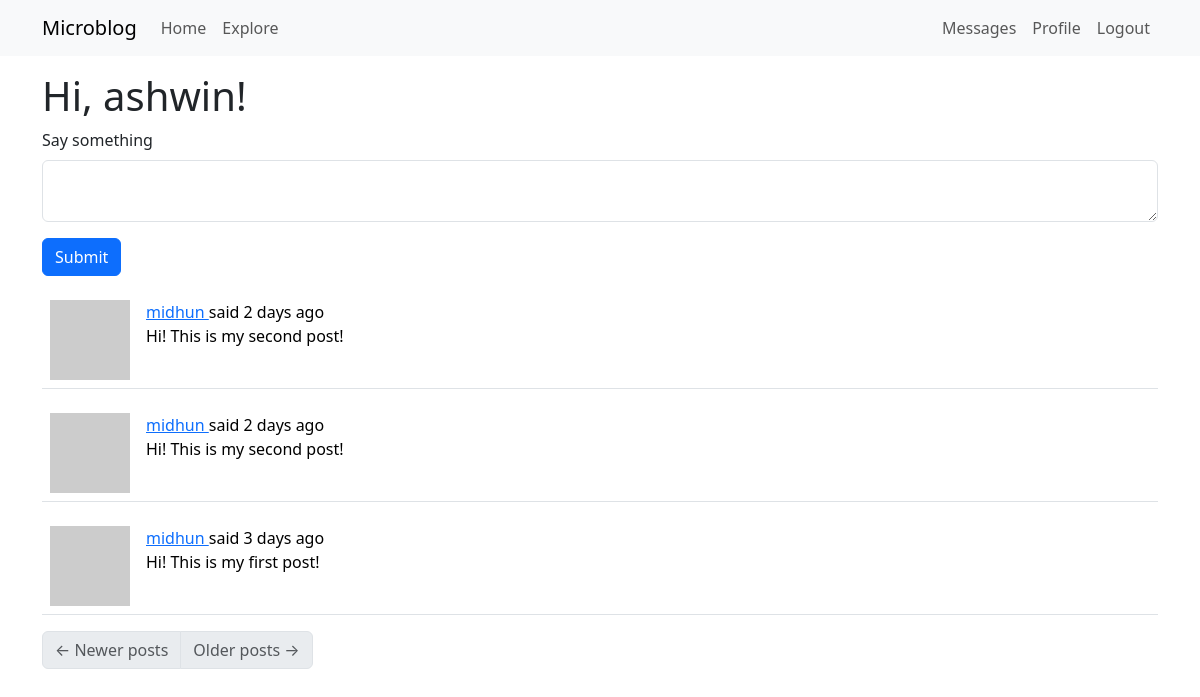
The page /index (signed in) on the database its author committed.
### app/models.py (models this page shows, shortened)
class PaginatedAPIMixin(object):
    @staticmethod
    def to_collection_dict(query, page, per_page, endpoint, **kwargs):
        resources = db.paginate(query, page=page, per_page=per_page,
                                error_out=False)
        data = {
            'items': [item.to_dict() for item in resources.items],
            '_meta': {
                'page': page,
                'per_page': per_page,
                'total_pages': resources.pages,
                'total_items': resources.total
            },
            '_links': {
                'self': url_for(endpoint, page=page, per_page=per_page,
                                **kwargs),
                'next': url_for(endpoint, page=page + 1, per_page=per_page,
                                **kwargs) if resources.has_next else None,
                'prev': url_for(endpoint, page=page - 1, per_page=per_page,
                                **kwargs) if resources.has_prev else None
            }
        }
        return data

class User(UserMixin, db.Model, PaginatedAPIMixin):
    id: so.Mapped[int] = so.mapped_column(primary_key=True)
    username: so.Mapped[str] = so.mapped_column(sa.String(64), index=True,
                                                unique=True)
    email: so.Mapped[str] = so.mapped_column(sa.String(120), index=True,
                                             unique=True)
    password_hash: so.Mapped[Optional[str]] = so.mapped_column(sa.String(256))
    about_me: so.Mapped[Optional[str]] = so.mapped_column(sa.String(140))
    last_seen: so.Mapped[Optional[datetime]] = so.mapped_column(
        default=lambda: datetime.now(timezone.utc))
    posts: so.WriteOnlyMapped['Post'] = so.relationship(
        back_populates='author')
    following: so.WriteOnlyMapped['User'] = so.relationship(
        secondary=followers, primaryjoin=(followers.c.follower_id == id),
        secondaryjoin=(followers.c.followed_id == id),
        back_populates='followers')
    followers: so.WriteOnlyMapped['User'] = so.relationship(
        secondary=followers, primaryjoin=(followers.c.followed_id == id),
        secondaryjoin=(followers.c.follower_id == id),
        back_populates='following')
    last_message_read_time: so.Mapped[Optional[datetime]]
    messages_sent: so.WriteOnlyMapped['Message'] = so.relationship(
        foreign_keys='Message.sender_id', back_populates='author')
    messages_received: so.WriteOnlyMapped['Message'] = so.relationship(
        foreign_keys='Message.recipient_id', back_populates='recipient')
    notifications: so.WriteOnlyMapped['Notification'] = so.relationship(
        back_populates='user')
    tasks: so.WriteOnlyMapped['Task'] = so.relationship(back_populates='user')
    token: so.Mapped[Optional[str]] = so.mapped_column(
        sa.String(32), index=True, unique=True)
    token_expiration: so.Mapped[Optional[datetime]]
    def avatar(self, size):
        digest = md5(self.email.lower().encode('utf-8')).hexdigest()
        return f'https://www.gravatar.com/avatar/{digest}?d=identicon&s={size}'
    def following_posts(self):
        Author = so.aliased(User)
        Follower = so.aliased(User)
        return (
            sa.select(Post)
            .join(Post.author.of_type(Author))
            .join(Author.followers.of_type(Follower), isouter=True)
            .where(sa.or_(
                Follower.id == self.id,
                Author.id == self.id,
            ))
            .group_by(Post)
            .order_by(Post.timestamp.desc())
        )
    def unread_message_count(self):
        last_read_time = self.last_message_read_time or datetime(1900, 1, 1)
        query = sa.select(Message).where(Message.recipient == self,
                                         Message.timestamp > last_read_time)
        return db.session.scalar(sa.select(sa.func.count()).select_from(
            query.subquery()))
    def get_tasks_in_progress(self):
        query = self.tasks.select().where(Task.complete == False)
        return db.session.scalars(query)

class SearchableMixin(object):
    @classmethod
    def before_commit(cls, session):
        session._changes = {
            'add': list(session.new),
            'update': list(session.dirty),
            'delete': list(session.deleted)
        }
    @classmethod
    def after_commit(cls, session):
        for obj in session._changes['add']:
            if isinstance(obj, SearchableMixin):
                add_to_index(obj.__tablename__, obj)
        for obj in session._changes['update']:
            if isinstance(obj, SearchableMixin):
                add_to_index(obj.__tablename__, obj)
        for obj in session._changes['delete']:
            if isinstance(obj, SearchableMixin):
                remove_from_index(obj.__tablename__, obj)
        session._changes = None

class Post(SearchableMixin, db.Model):
    __searchable__ = ['body']
    id: so.Mapped[int] = so.mapped_column(primary_key=True)
    body: so.Mapped[str] = so.mapped_column(sa.String(140))
    timestamp: so.Mapped[datetime] = so.mapped_column(
        index=True, default=lambda: datetime.now(timezone.utc))
    user_id: so.Mapped[int] = so.mapped_column(sa.ForeignKey(User.id),
                                               index=True)
    language: so.Mapped[Optional[str]] = so.mapped_column(sa.String(5))
    author: so.Mapped[User] = so.relationship(back_populates='posts')

### app/main/routes.py (the view, shortened to what this page needs)
@bp.route('/', methods=['GET', 'POST'])
@bp.route('/index', methods=['GET', 'POST'])
@login_required
def index():
    form = PostForm()
    page = request.args.get('page', 1, type=int)
    posts = db.paginate(current_user.following_posts(), page=page,
                        per_page=current_app.config['POSTS_PER_PAGE'],
                        error_out=False)
    next_url = url_for('main.index', page=posts.next_num) \
        if posts.has_next else None
    prev_url = url_for('main.index', page=posts.prev_num) \
        if posts.has_prev else None
    return render_template('index.html', title=_('Home'), form=form,
                           posts=posts.items, next_url=next_url,
                           prev_url=prev_url)

### app/main/forms.py
class SearchForm(FlaskForm):
    q = StringField(_l('Search'), validators=[DataRequired()])
    def __init__(self, *args, **kwargs):
        if 'formdata' not in kwargs:
            kwargs['formdata'] = request.args
        if 'meta' not in kwargs:
            kwargs['meta'] = {'csrf': False}
        super(SearchForm, self).__init__(*args, **kwargs)

class PostForm(FlaskForm):
    post = TextAreaField(_l('Say something'), validators=[
        DataRequired(), Length(min=1, max=140)])
    submit = SubmitField(_l('Submit'))

### app/__init__.py (called while the page is built)
def get_locale():
    return request.accept_languages.best_match(current_app.config['LANGUAGES'])

### app/main/routes.py (called while the page is built)
@bp.before_app_request
def before_request():
    if current_user.is_authenticated:
        current_user.last_seen = datetime.now(timezone.utc)
        db.session.commit()
        g.search_form = SearchForm()
    g.locale = str(get_locale())

### app/models.py (called while the page is built)
@login.user_loader
def load_user(id):
    return db.session.get(User, int(id))

### app/templates/index.html
{% extends "base.html" %}
{% import "bootstrap_wtf.html" as wtf %}
{% block content %}
    <h1>{{ _('Hi, %(username)s!', username=current_user.username) }}</h1>
    {% if form %}
    {{ wtf.quick_form(form) }}
    {% endif %}
    {% for post in posts %}
        {% include '_post.html' %}
    {% endfor %}
    <nav aria-label="Post navigation">
        <ul class="pagination">
            <li class="page-item{% if not prev_url %} disabled{% endif %}">
                <a class="page-link" href="{{ prev_url }}">
                    <span aria-hidden="true">&larr;</span> {{ _('Newer posts') }}
                </a>
            </li>
            <li class="page-item{% if not next_url %} disabled{% endif %}">
                <a class="page-link" href="{{ next_url }}">
                    {{ _('Older posts') }} <span aria-hidden="true">&rarr;</span>
                </a>
            </li>
        </ul>
    </nav>
{% endblock %}

### app/templates/_post.html (shortened to what this page needs)
<table class="table table-hover">
  <tr>
    <td width="70px">
      <a href="{{ url_for('main.user', username=post.author.username) }}">
        <img src="{{ post.author.avatar(70) }}" />
      </a>
    </td>
    <td>
       {{ _('%(username)s said %(when)s', username=user_link,
      when=moment(post.timestamp).fromNow()) }}
      <br />
      <span id="post{{ post.id }}">{{ post.body }}</span>
    </td>
  </tr>
</table>

### rows shown on the page
Post: body "Hi! This is my second post!"
Post: body "Hi! This is my second post!"
Post: body "Hi! This is my first post!"

### other values the page prints
{{ field.label(class='form-label') }} "Say something"
